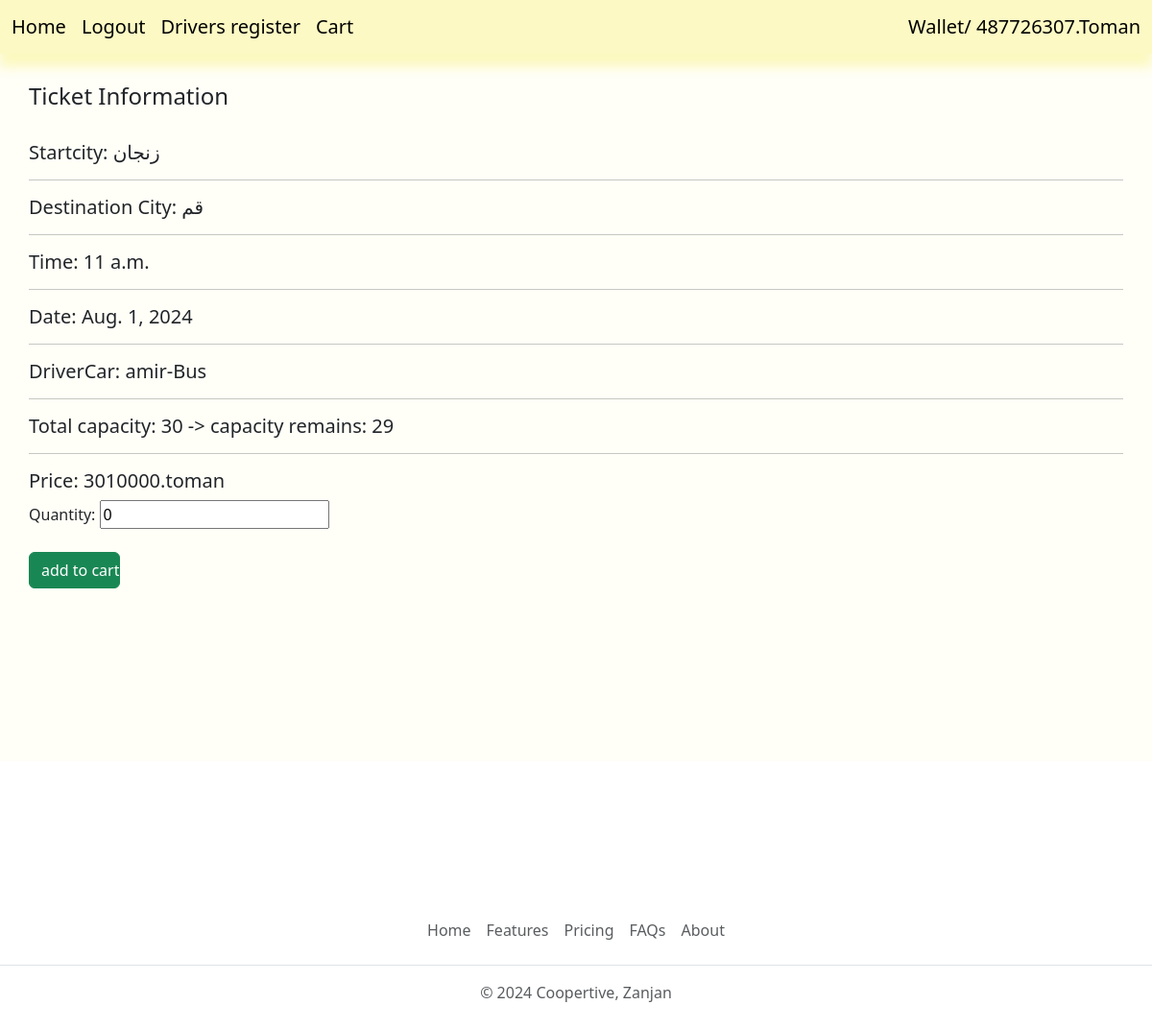
Page /orders/ticket/info/1/ (signed in) on the earlier database version.
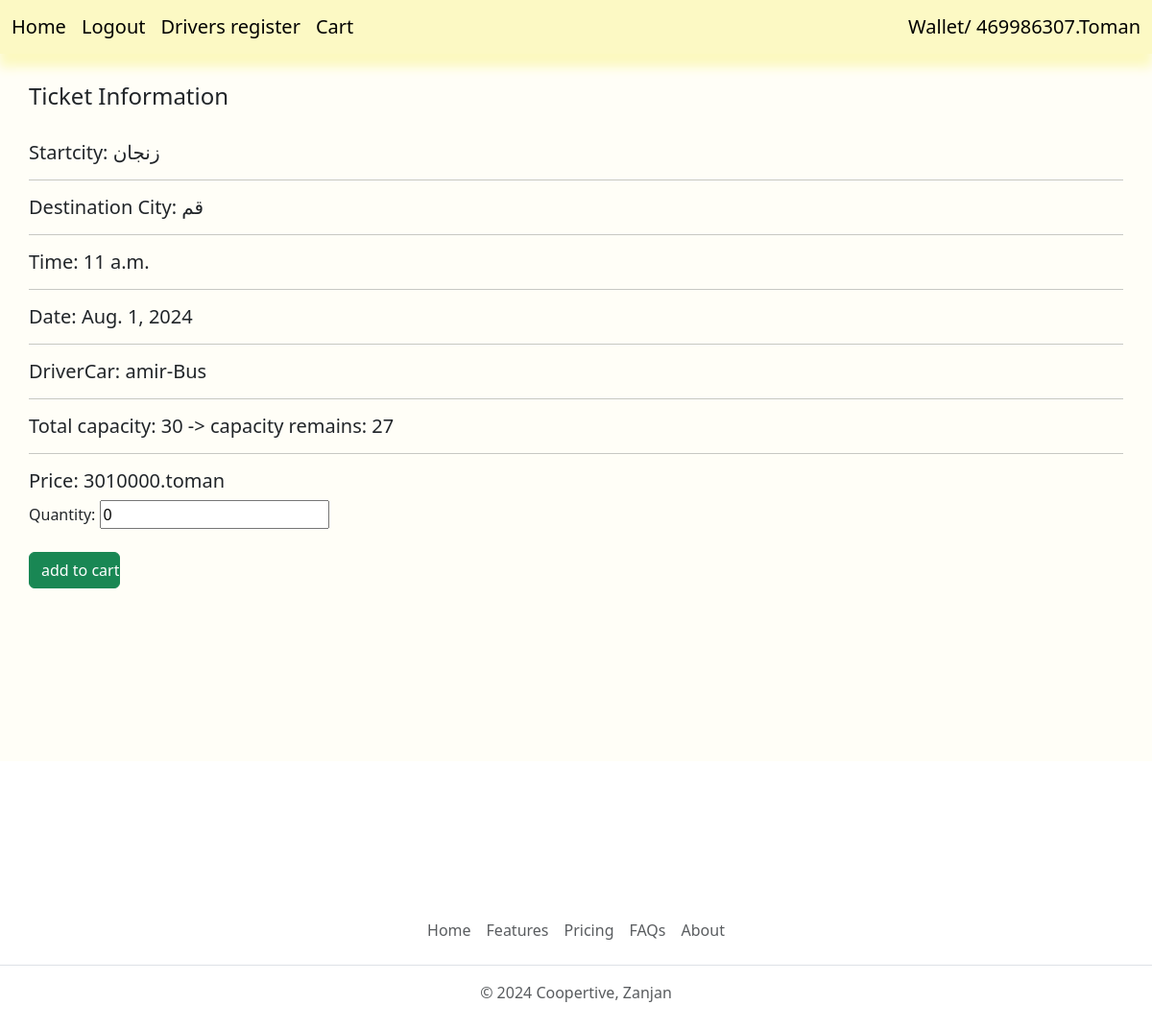
Same page on the later database version.
### accounts/models.py (models this page shows, shortened)
class User(AbstractUser):
    email = models.EmailField(max_length=250, unique=True)
    choice = (('1', 'user'),('2', 'driver'),('3', 'admin'))
    user_type = models.CharField(max_length=10, choices=choice)
    objects = UserManager()
    USERNAME_FIELD = 'email'
    REQUIRED_FIELDS = ['user_type', 'username']

class Wallet(models.Model):
    user = models.OneToOneField(User, on_delete=models.CASCADE, related_name='user_wallet')
    balance = models.IntegerField(default=0)

class Travel(models.Model):
    driver_car = models.ForeignKey(DriverCar, on_delete=models.CASCADE, related_name='driver_car')
    startcity = models.ForeignKey(City, on_delete=models.CASCADE, related_name='s_travel')
    destanition = models.ForeignKey(City, on_delete=models.CASCADE, related_name='d_travel')
    price = models.IntegerField(null=True, blank=True)
    date_time = models.DateTimeField(null=True)
    end_time = models.DateTimeField(null=True, blank=True)
    approved = models.BooleanField(default=False)

class DriverCar(models.Model):
    driver = models.ForeignKey(Driver, on_delete=models.CASCADE)
    car = models.ForeignKey(Car, on_delete=models.CASCADE)
    production_date = models.DateField()
    def __str__(self):
        return f'{self.driver}-{self.car}'

class Car(models.Model):
    name = models.CharField(max_length=50)
    capacity = models.IntegerField()
    def __str__(self):
       return f'{self.name}'

class City(models.Model):
    name = models.CharField(max_length=100)
    lat = models.FloatField()
    lon = models.FloatField()
    class Meta:
        verbose_name = 'city'
        verbose_name_plural = 'cities'
    def __str__(self):
        return self.name

class Driver(models.Model):
    user = models.ForeignKey(User, on_delete=models.CASCADE, related_name='driver')
    city = models.ForeignKey('accounts.City', on_delete=models.CASCADE)
    created = models.DateTimeField(auto_now_add=True)
    def __str__(self):
        return self.user.username

### orders/models.py (models this page shows, shortened)
class Ticket(models.Model):
    travel = models.ForeignKey(Travel, on_delete=models.CASCADE, related_name='travel_ticket')
    user = models.ForeignKey(User, on_delete=models.CASCADE, null=True, blank=True, related_name='user_ticket')
    is_available = models.BooleanField(default=True)
    @property
    def get_capacity(self):
        users_count = Order.objects.get(ticket__travel=self.travel)
        ticket_capacity = self.travel.driver_car.car.capacity - users_count.quantity
        return ticket_capacity

class Order(models.Model):
    user = models.ForeignKey(User, on_delete=models.CASCADE, related_name='order_user')
    ticket = models.ForeignKey(Ticket, on_delete=models.CASCADE)
    quantity = models.IntegerField(default=0)
    paid_price = models.IntegerField(null=True)
    paid_date = models.DateTimeField(auto_now=True)
    created = models.DateTimeField(auto_now_add=True)
    updated = models.DateTimeField(auto_now=True)

### orders/views.py (the view)
# urls.py: path('ticket/info/<int:ticket_id>/', views.TicketDetailUserView.as_view(), name='ticket_detail'),
class TicketDetailUserView(View):
    form_class = AddOrderForm
    def get(self, request, *args, **kwargs):
        order_form = self.form_class
        tickets = Ticket.objects.filter(pk=kwargs['ticket_id'])
        return render(request, 'orders/ticket_details.html', {'order_form':order_form, 'tickets':tickets})

### orders/templates/orders/ticket_details.html (shortened to what this page needs)
{% extends 'base.html' %}
{% block content %}
    <h4>Ticket Information</h4> <br>
    {% for ticket in tickets %}
        <h5>Startcity:  {{ ticket.travel.startcity }}</h5> <hr>
        <h5>Destination City:  {{ ticket.travel.destanition }}</h5><hr>
        <h5>Time: {{ ticket.travel.date_time.time }}</h5><hr>
        <h5>Date: {{ ticket.travel.date_time.date }}</h5><hr>
        <h5>DriverCar: {{ ticket.travel.driver_car }}</h5><hr>
        <h5>Total capacity: {{ ticket.travel.driver_car.car.capacity }} ->
            capacity remains: {{ ticket.get_capacity }}</h5><hr>
        <h5>Price: {{ ticket.travel.price }}.toman</h5>
        <form action="{% url 'orders:add_order' ticket.id  %}" method="post" novalidate>
            {{ order_form }} <br>
            <input type="submit" value="add to cart" class="btn btn-success col-md-1">
        </form>
    {% endfor %}
{% endblock %}

### templates/inc/navbar.html (shortened to what this page needs)
<nav class="navbar navbar-expand-lg navbar-light" style="background-color: rgb(252, 249, 196);box-shadow: 0px 13px 11px 1px rgb(252, 249, 192);">
    <div class="container-fluid" style="width: 100%;">
        <div class="container" style="display: flex; align-items: center;  padding: 0; margin: 0; width: 100%;" >
            {% if request.user.is_authenticated and user.is_superuser %}
              <a class="navbar-brand" href="{% url 'accounts:admin_panel' %}">admin</a>
            {% elif request.user.is_authenticated and user.user_type == '2' %}
                <a class="navbar-brand" href="{% url 'accounts:driver_travel' user.id %}">Driver panel</a>
            {% else %}
              <a class="navbar-brand" href="{% url 'home:home' %}">Home</a>
            {% endif %}
            {% if request.user.is_authenticated %}
              <a class="navbar-brand" href="{% url 'accounts:user_logout' %}">Logout</a>
            {% else %}
              <a class="navbar-brand" href="{% url 'accounts:user_register' %}">Register</a>
              <a class="navbar-brand" href="{% url 'accounts:user_login' %}">Login</a>
            {% endif %}
            {% if request.user.is_authenticated and user.user_type == '1' %}
                <a class="navbar-brand" href="{% url 'accounts:driver_register' user.id %}">Drivers register</a>
                <a class="navbar-brand" href="{% url 'orders:orders_detail' user.id %}">Cart</a>
            {% elif request.user.is_authenticated and user.user_type == '2' %}
                <a class="navbar-brand" href="{% url 'accounts:driver_profile' user.id %}">Driver Profile</a>
            {% endif %}
          </div>
            <div style="margin: 0; padding: 0;">
              {% if request.user.is_authenticated and user.user_type == '1' %}
              <a class="navbar-brand" style="margin: 0; padding: 0;" href="{% url 'accounts:wallet_balance' %}" >Wallet/ {{ user.user_wallet.balance }}.Toman</a>
              {% endif %}
            </div>
          </div>
</nav>

Differences in the rows shown:
changed User: user_wallet.balance "487726307" → "469986307"
changed through a linked row, Ticket "زنجان": get_capacity "29" → "27"
